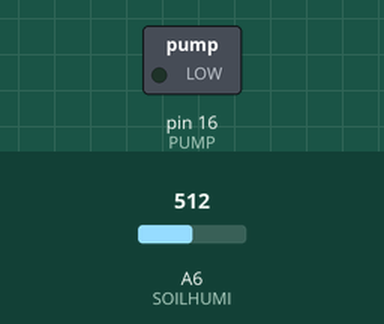
Simulated run of this sketch. Board: Arduino Nano, built with avr-gcc and run on an emulated ATmega328P. Shown: switched loads named in the sketch (green lamp = pin HIGH). The test bench sets the inputs (shaded band); at power-on: A6 (SOILHUMI) = 512.

Above: at 2.8 s.
2.9 s: A6 (SOILHUMI) set to 718
5.6 s: A6 (SOILHUMI) set to 741
At 7.3 s:
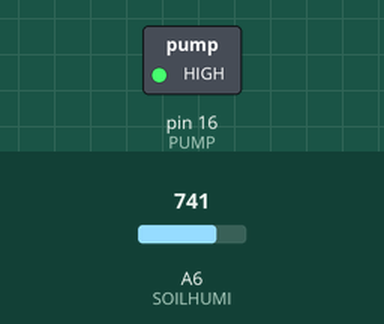
8.3 s: A6 (SOILHUMI) set to 427
11.2 s: A6 (SOILHUMI) set to 412
At 13.2 s:
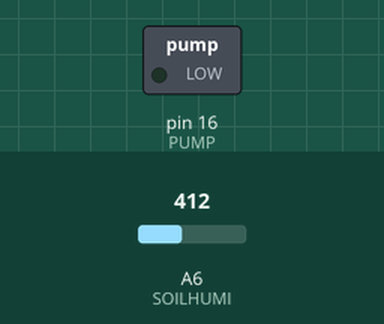
13.9 s: A6 (SOILHUMI) set to 900
At 14.7 s:
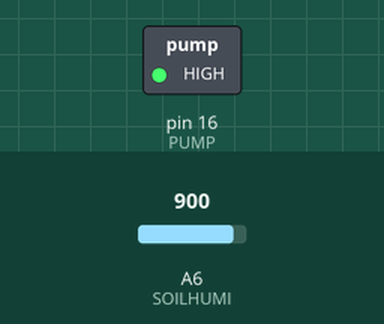
Timing chart, 0 to 16.9 s (numbered marks = the images above; inputs shaded):
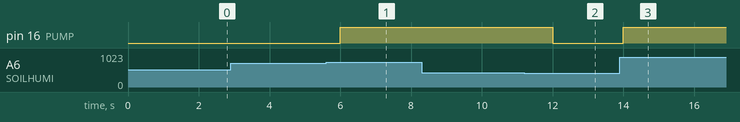

The sketch:

Soil_Humidity_control_DC_PUMP.ino
```cpp
#define PUMP 16
#define SOILHUMI A6

int Soilhumi = 0;
//Soilhumi 선언

void setup() {
  Serial.begin(9600);
  //9600으로 잡기
  pinMode(SOILHUMI,INPUT);
  //핀모드 input으로 설정
  pinMode(PUMP, OUTPUT);
  //pump를 출력 모드로 변경
}

void loop() {
  Soilhumi = map(analogRead(SOILHUMI),0,1023,100,0);
  if (Soilhumi >= 60) digitalWrite(PUMP,LOW);
  else if (Soilhumi < 30) digitalWrite(PUMP,HIGH);
  //조건문을 통해 펌프 속도 조절
  delay(2000);
}
//2초 간격으로 펌프의 속도를 변경
```

Measured:
- the behaviour switches between 726 and 727 on A6 (SOILHUMI) (found by bisection; images 0 and 1)
- the behaviour switches between 420 and 419 on A6 (SOILHUMI) (found by bisection; images 1 and 2)
- after the input at 2.9 s, every drawn part: stays the same
- after the input at 5.6 s, pin 16 (PUMP): LOW → HIGH after 0.40 s
- after the input at 8.3 s, every drawn part: stays the same
- after the input at 11.2 s, pin 16 (PUMP): HIGH → LOW after 0.80 s
- after the input at 13.9 s, pin 16 (PUMP): LOW → HIGH after 0.10 s
